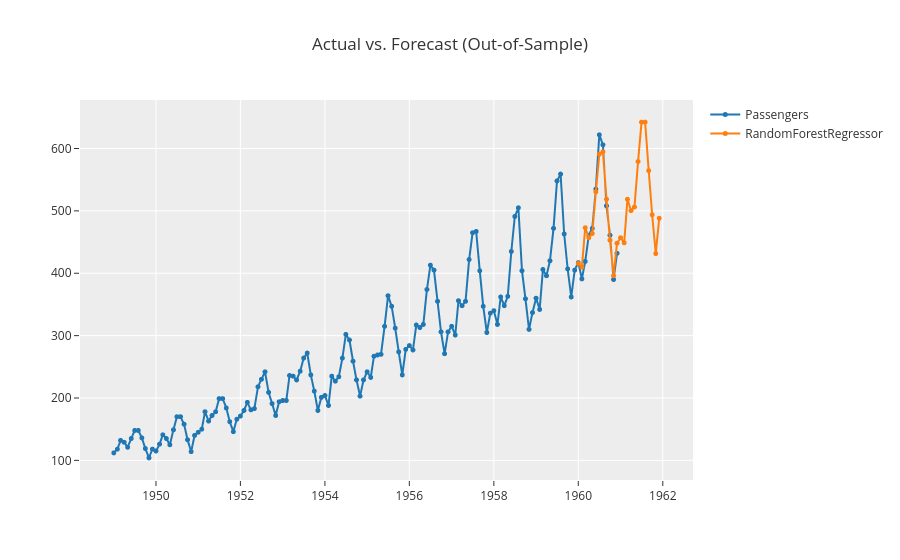

Notebook code for this chart:
### Code cell
exp.plot_model(tuned_rf, plot = 'forecast', data_kwargs={'fh':24})

### Figure 1 — Plotly figure (JSON) as saved in the notebook; plotly's stock layout.template omitted (floating-point values rounded to 4 significant figures; data arrays with more than 128 entries replaced by an {"elided": "..."} marker saying what was removed)
{"data": [{"line": {"color": "rgb(31, 119, 180)", "width": 2}, "marker": {"color": "rgb(31, 119, 180)", "size": 5}, "mode": "lines+markers", "name": "Passengers", "type": "scattergl", "x": {"elided": "156 str values"}, "xaxis": "x", "y": {"elided": "156 float values"}, "yaxis": "y"}, {"line": {"color": "rgb(255, 127, 14)", "width": 2}, "marker": {"color": "rgb(255, 127, 14)", "size": 5}, "mode": "lines+markers", "name": "RandomForestRegressor", "type": "scattergl", "x": {"elided": "156 str values"}, "xaxis": "x", "y": {"elided": "156 float values"}, "yaxis": "y"}], "layout": {"showlegend": true, "title": {"text": "Actual vs. Forecast (Out-of-Sample)"}, "xaxis": {"anchor": "y", "domain": [0.0, 1.0]}, "yaxis": {"anchor": "x", "domain": [0.0, 1.0]}}}
